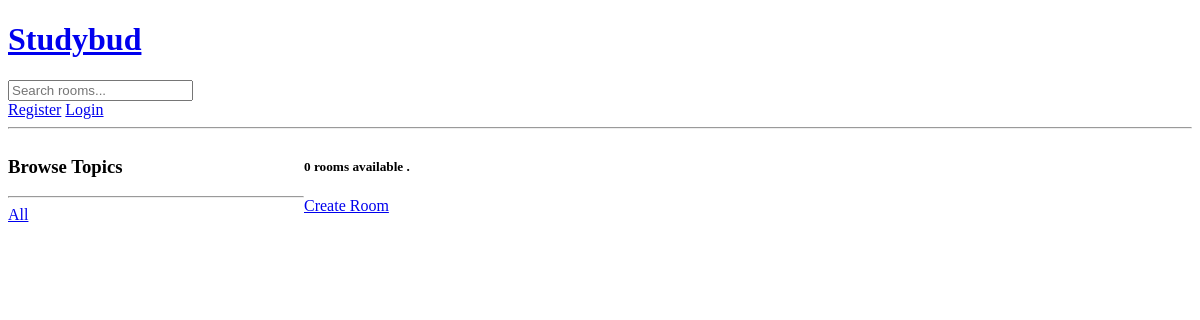
The page /?query=DevOps on the database as committed earlier.
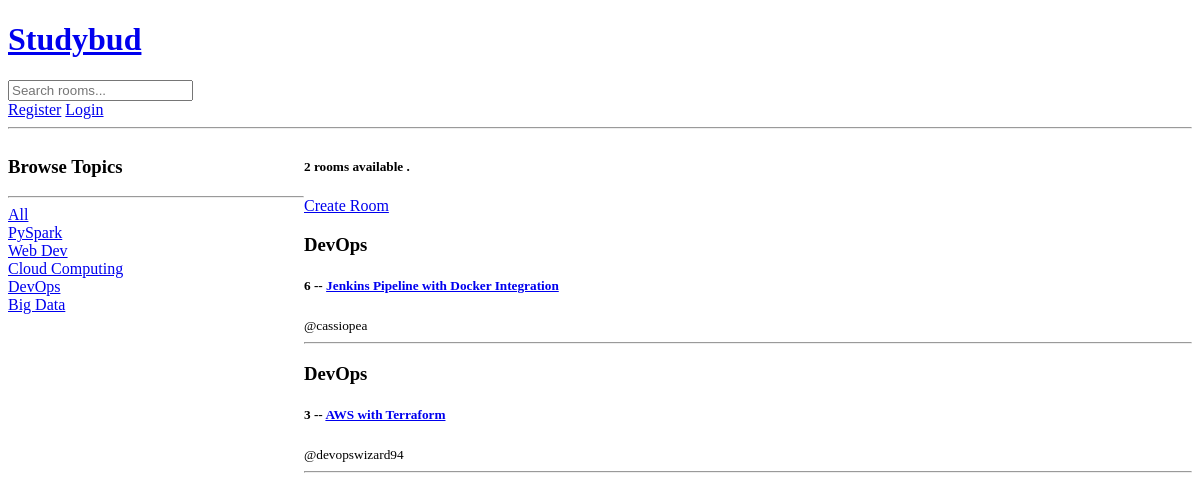
The same page on the database as committed later.
### base/models.py (models this page shows, shortened)
class Topic ( models.Model ) :
    name = models.CharField( max_length = 50 )

class Room ( models.Model ) :
    host = models.ForeignKey ( User , on_delete = models.SET_NULL , null = True )
    topic = models.ForeignKey ( Topic , on_delete = models.SET_NULL , null = True )
    name = models.CharField ( max_length = 75 )
    description = models.TextField ( null = True , blank = True )
    created = models.DateTimeField ( auto_now_add = True )
    updated = models.DateTimeField ( auto_now = True )
    class Meta :
        ordering = [ '-updated' , '-created']

### base/views.py (the view)
def home ( request ) :
    topics = Topic.objects.all ()
    query = ''
    if request.GET.get( 'query' ) is not None :
        query = request.GET.get( 'query' )
    rooms = Room.objects.filter (
        Q ( topic__name__icontains = query ) |
        Q ( name__icontains = query ) |
        Q ( host__username__icontains = query )
     )
    rooms_count = rooms.count ()
    context = { "rooms" : rooms , "rooms_count" : rooms_count ,  "topics" : topics }
    return render ( request , "base/home.html" , context )

### base/templates/base/home.html (shortened to what this page needs)
{% extends 'main.html' %}
{% block body %}
    <div class="home-container">
        <div>
            <h3>
                Browse Topics
            </h3>
            <hr>
            <div>
                <a href="{% url 'home' %}">All</a>
            </div>
            {% for topic in topics %}
                <div>
                    <a href="{% url 'home' %}?query={{ topic.name }}">
                        {{ topic.name }}
                    </a>
                </div>
            {% endfor %}
        </div>
        <div>
            <h5>{{ rooms_count }} rooms available .</h5>
            <a  href="{% url 'create_room' %}">Create Room</a>
            {% for room in rooms %}
                <div class="my-6">
                    <h3>{{ room.topic.name }} </h3>
                    <h5>
                        {{ room.id }} -- <a class="text-blue-500" href="{% url 'room' room.id %}"> {{ room.name }} </a>
                    </h5>
                    <small>@{{ room.host.username }} </small>
                    <hr>
                </div>
            {% endfor %}
        </div>
    </div>
{% endblock body %}

Rows that differ between the two databases and show on the page:
added Topic: name "PySpark"
added Topic: name "Web Dev"
added Topic: name "Cloud Computing"
added Topic: name "DevOps"
added Topic: name "Big Data"
added Room: topic.name "DevOps", id "6", name "Jenkins Pipeline with Docker Integration", host.username "cassiopea"
added Room: topic.name "DevOps", id "3", name "AWS with Terraform", host.username "devopswizard94"
Other text that changed with them:
{{ rooms_count }}: "0" → "2"
